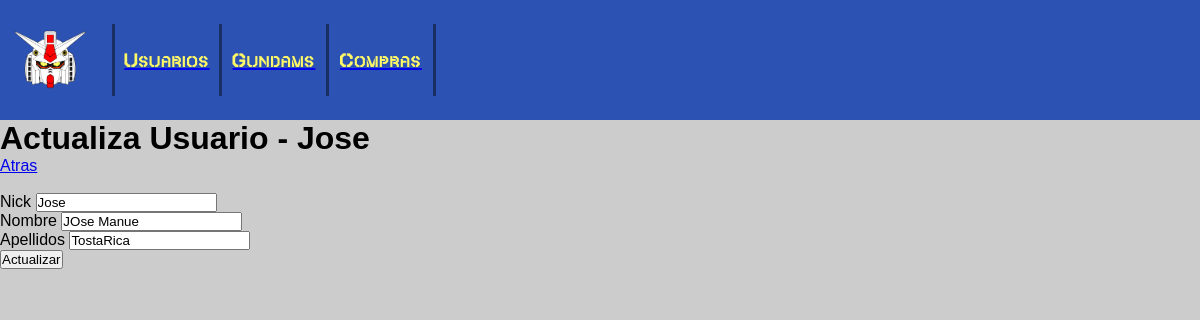
Before: /update_usuario/3 with the older database file.
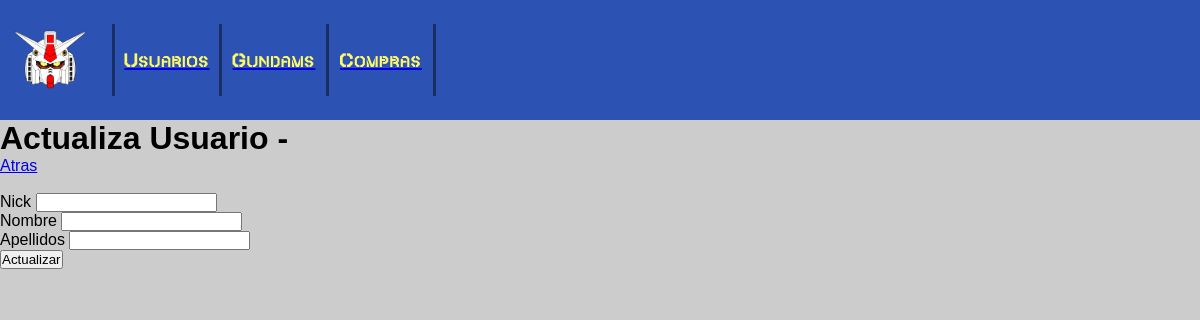
After: the same page with the newer database file.
### myapp/models.py (models this page shows, shortened)
    class Usuarios(db.Model):
        __tablename__ = "Usuarios"
        uid = db.Column("id",db.Integer, primary_key=True,autoincrement=True)
        nick = db.Column(db.String(255))
        nombre = db.Column(db.String(255))
        apellidos = db.Column(db.String(255))
        usuario_gundam = db.relationship("UsuarioGundam", backref="Usuarios", lazy=True)

### myapp/views.py (the view, shortened to what this page needs)
    @app.route("/update_usuario/<int:uid>", methods=["GET", "POST"])
    def update_usuario(uid: int):
        if request.method == "GET":
            read_usuario = db_access["read_usuario"]
            usuario = read_usuario(uid)
            return render_template("update_usuario.html", usuario=usuario)

### myapp/templates/update_usuario.html
{% extends 'base.html' %} {% block content %}
<h1>Actualiza Usuario - {{ usuario.nick }}</h1>
<a href="/">Atras</a><br /><br />
<form action="/update_usuario/{{ usuario.uid }}" method="post">
  <label for="nick_input">Nick</label>
  <input
    type="text"
    name="nick"
    id="nick_input"
    value="{{ usuario.nick }}"
  /><br />
  <label for="nombre_input">Nombre</label>
  <input
    type="text"
    name="nombre"
    id="nombre_input"
    value="{{ usuario.nombre }}"
  /><br />
  <label for="apellidos_input">Apellidos</label>
  <input
    type="text"
    name="apellidos"
    id="apellidos_input"
    value="{{ usuario.apellidos }}"
  /><br />
  <button id="submitButton2">Actualizar</button>
</form>
{% endblock %}

Changed rows visible on the page:
removed Usuarios: nick "Jose", nombre "JOse Manue", apellidos "TostaRica"
